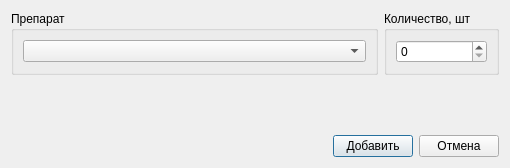
<?xml version="1.0" encoding="UTF-8"?>
<ui version="4.0">
 <class>AddOrder</class>
 <widget class="QDialog" name="AddOrder">
  <property name="geometry">
   <rect>
    <x>0</x>
    <y>0</y>
    <width>510</width>
    <height>168</height>
   </rect>
  </property>
  <property name="windowTitle">
   <string>Добавить в заказ</string>
  </property>
  <layout class="QVBoxLayout" name="verticalLayout">
   <item>
    <layout class="QHBoxLayout" name="horizontalLayout_3" stretch="1,0">
     <item>
      <widget class="QGroupBox" name="groupBox">
       <property name="title">
        <string>Препарат</string>
       </property>
       <layout class="QHBoxLayout" name="horizontalLayout">
        <item>
         <widget class="QComboBox" name="cboxPreparation"/>
        </item>
       </layout>
      </widget>
     </item>
     <item>
      <widget class="QGroupBox" name="groupBox_2">
       <property name="title">
        <string>Количество, шт</string>
       </property>
       <layout class="QHBoxLayout" name="horizontalLayout_2">
        <item>
         <widget class="QSpinBox" name="spinNumber">
          <property name="maximum">
           <number>9999</number>
          </property>
         </widget>
        </item>
       </layout>
      </widget>
     </item>
    </layout>
   </item>
   <item>
    <spacer name="verticalSpacer">
     <property name="orientation">
      <enum>Qt::Vertical</enum>
     </property>
     <property name="sizeHint" stdset="0">
      <size>
       <width>20</width>
       <height>36</height>
      </size>
     </property>
    </spacer>
   </item>
   <item>
    <layout class="QHBoxLayout" name="horizontalLayout_4">
     <item>
      <spacer name="horizontalSpacer">
       <property name="orientation">
        <enum>Qt::Horizontal</enum>
       </property>
       <property name="sizeHint" stdset="0">
        <size>
         <width>40</width>
         <height>20</height>
        </size>
       </property>
      </spacer>
     </item>
     <item>
      <widget class="QPushButton" name="pbAdd">
       <property name="text">
        <string>Добавить</string>
       </property>
      </widget>
     </item>
     <item>
      <widget class="QPushButton" name="pbCancel">
       <property name="text">
        <string>Отмена</string>
       </property>
      </widget>
     </item>
    </layout>
   </item>
  </layout>
 </widget>
 <resources/>
 <connections/>
</ui>
